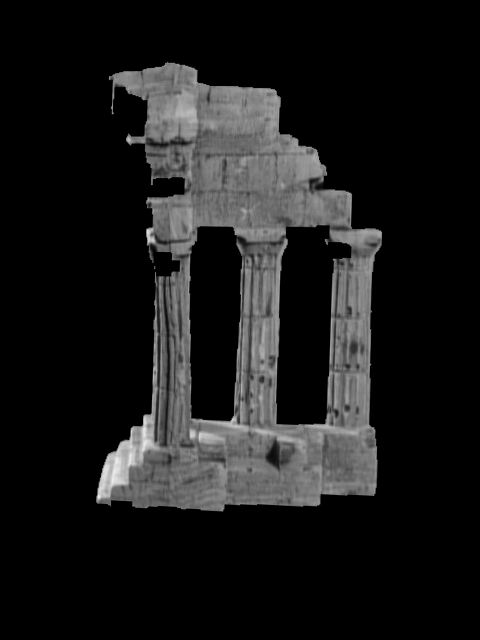
//> input picture test_blockmatchers/img_l_1.png, 480 x 640 px
$ ./stereoBM img_l_1.png img_r_2.png   (built with g++ and OpenCV 4, older OpenCV classes emulated)
//> lines starting //> are read from the running program, lines starting //| are printed output that depends on the picture
// g++ -ggdb `pkg-config --cflags opencv` -o `basename stereoBM.cpp .cpp` stereoBM.cpp `pkg-config --libs opencv`


#include "opencv2/core/core.hpp"
#include "opencv2/calib3d/calib3d.hpp"
#include <opencv2/highgui/highgui.hpp>
#include <opencv2/imgproc/imgproc.hpp>
#include "opencv2/contrib/contrib.hpp"
#include <stdio.h>
#include <string.h>
#include <iostream>
#include "opencv2/photo/photo.hpp"

using namespace cv;
using namespace std;

int window_size = 9;
int temp1;
int number_of_disparities = 90;
int temp2;
int pre_filter_size = 11;
int temp3;
int pre_filter_cap = 63;
int temp4;
int min_disparity = 30;
int temp5;
int texture_threshold = 4;
int temp6;
int uniqueness_ratio = 1;
int temp7;
int max_diff = 8;
float temp8;
int speckle_window_size = 0;
int temp9;
int smooth_kernel = 7;
int temp_smooth_kernel;
int smooth_sigma_color = 66;
int temp_smooth_sigma_color;
int smooth_sigma_space = 17;
int temp_smooth_sigma_space;

inline string type2str(int type) {
    string r;

    uchar depth = (uchar) (type & CV_MAT_DEPTH_MASK);
    uchar chans = (uchar) (1 + (type >> CV_CN_SHIFT));

    switch (depth) {
        case CV_8U:
            r = "8U";
            break;
        case CV_8S:
            r = "8S";
            break;
        case CV_16U:
            r = "16U";
            break;
        case CV_16S:
            r = "16S";
            break;
        case CV_32S:
            r = "32S";
            break;
        case CV_32F:
            r = "32F";
            break;
        case CV_64F:
            r = "64F";
            break;
        default:
            r = "User";
            break;
    }

    r += "C";
    r += (chans + '0');

    return r;
}

inline string infoMatrix(Mat& M) {
    std::ostringstream out;
    out << "Matrix: " << type2str( M.type() )<< " "<< M.rows << "x" << M.cols;
    return out.str();


}
int main(int argc, char *argv[]) {
    Mat img1, img2;
    Mat disp, disp8;
    Mat dispHeath;

    img1 = imread(argv[1]);
//> img1 is the input picture: 640 rows x 480 cols, CV_8UC3; min 0, max 235, mean 26.2
    img2 = imread(argv[2]);
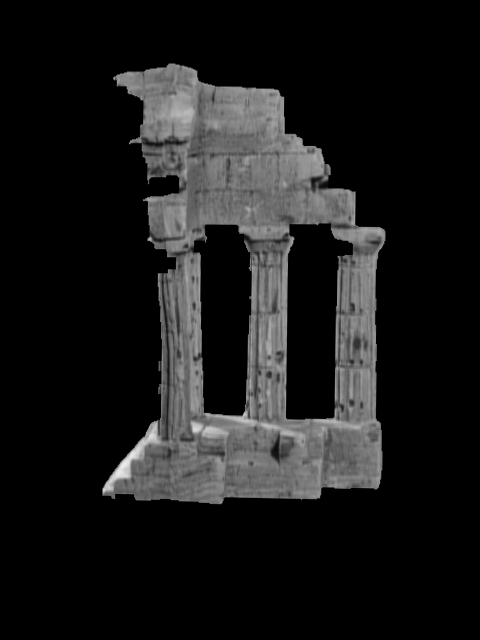
//> input picture test_blockmatchers/img_r_2.png, 480 x 640 px
//> img2 is the input picture: 640 rows x 480 cols, CV_8UC3; min 0, max 237, mean 25.9

    Mat g1(img1);
    Mat g2(img2);

    img1.convertTo(g1, CV_8UC1);
    img2.convertTo(g2, CV_8UC1);

    cvtColor(img1, g1, CV_BGR2GRAY);
    cvtColor(img2, g2, CV_BGR2GRAY);

    imshow("original", g1);
    std::cout << "dim 1" << g1.size()<< infoMatrix(g1)<< std::endl;
//| dim 1[480 x 640]Matrix: 8UC1 640x480
    std::cout << "dim 2" << g2.size()<< infoMatrix(g2)<<std::endl;
//| dim 2[480 x 640]Matrix: 8UC1 640x480

//    cvtColor(img1, g1, CV_BGR2GRAY);
//    cvtColor(img2, g2, CV_BGR2GRAY);
    int i1;
    int i2;
    int i3;
    int i4;
    int i5;
    int i6;
    int i7;
    int i8;
    int i9;
    int i10;
    int i11;
    int i12;

    namedWindow("disp");
    createTrackbar("WindowSize", "disp", &window_size, 255, NULL);
    createTrackbar("no_of_disparities", "disp", &number_of_disparities, 255, NULL);
    createTrackbar("min_disparity (NEGATIVE!)", "disp", &min_disparity, 60, NULL);
    createTrackbar("filter_size", "disp", &pre_filter_size, 255, NULL);
    createTrackbar("filter_cap", "disp", &pre_filter_cap, 63, NULL);
    createTrackbar("texture_thresh", "disp", &texture_threshold, 2000, NULL);
    createTrackbar("uniquness", "disp", &uniqueness_ratio, 30, NULL);
    createTrackbar("disp12MaxDiff", "disp", &max_diff, 100, NULL);
    createTrackbar("Speckle_Window", "disp", &speckle_window_size, 5000, NULL);

    createTrackbar("Smooth_Kernel", "disp", &smooth_kernel, 100, NULL);
    createTrackbar("Smooth_colorsize", "disp", &smooth_sigma_color, 500, NULL);
    createTrackbar("Smooth_sigmasize", "disp", &smooth_sigma_space, 500, NULL);

    while (1) {
        i1 = window_size;
        StereoBM sbm;
        if (i1 % 2 == 0 && i1 >= 7) {
            temp1 = i1 - 1;
            sbm.state->SADWindowSize = temp1;
        }
        if (i1 < 7) {
            temp1 = 7;
            sbm.state->SADWindowSize = temp1;
        }
        if (i1 % 2 != 0 && i1 >= 7) {
            temp1 = i1;
            sbm.state->SADWindowSize = temp1;
        }


        i2 = number_of_disparities;
        if (i2 % 16 != 0 && i2 > 16) {
            temp2 = i2 - i2 % 16;
            sbm.state->numberOfDisparities = temp2;
        }
        if (i2 % 16 == 0 && i2 > 16) {
            temp2 = i2;
            sbm.state->numberOfDisparities = temp2;
        }
        if (i2 <= 16) {
            temp2 = 16;
            sbm.state->numberOfDisparities = temp2;

        }


        i3 = pre_filter_size;
        if (i3 % 2 == 0 && i3 >= 7) {
            temp3 = i3 - 1;
            sbm.state->preFilterSize = temp3;
        }
        if (i3 < 7) {
            temp3 = 7;
            sbm.state->preFilterSize = temp3;

        }
        if (i3 % 2 != 0 && i3 >= 7) {
            temp3 = i3;
            sbm.state->preFilterSize = temp3;
        }


        i4 = pre_filter_cap;
        if (i4 > 0) {
            temp4 = i4;
            sbm.state->preFilterCap = temp4;
        }
        if (i4 == 0) {
            temp4 = 1;
            sbm.state->preFilterCap = temp4;
        }


        i5 = min_disparity;
        temp5 = -i5;
        sbm.state->minDisparity = temp5;


        i6 = texture_threshold;
        temp6 = i6;
        sbm.state->textureThreshold = temp6;


        i7 = uniqueness_ratio;
        temp7 = i7;
        sbm.state->uniquenessRatio = temp7;


        i8 = max_diff;
        temp8 = i8;//0.01*((float)i8);
        sbm.state->disp12MaxDiff = temp8;


        i9 = speckle_window_size;
        temp9 = i9;
        sbm.state->speckleWindowSize = temp9;


        sbm.state->speckleRange = 8;

        std::cout << "pre sbm "<< sbm.state->SADWindowSize << std::endl;

        sbm(g1, g2, disp, CV_32F);
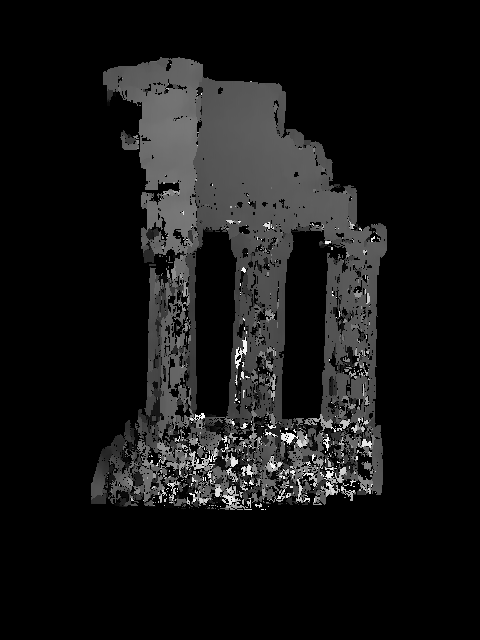
//> disp: 640 rows x 480 cols, CV_32FC1; min -31, max 49, mean -24.3; drawn with min black and max white
        std::cout << "post sbm "<< std::endl;
        imshow("left", img1);
        imshow("right", img2);
        //imshow("disp", disp8);

        // APPLY MORPH OPENING


        Mat disp_smooth;


        i10 = smooth_kernel;
        if (i10 == 0)
            temp_smooth_kernel = 1;

        else {
            if (i10 % 2 == 0)
                temp_smooth_kernel = i10 - 1;
            else
                temp_smooth_kernel = i10;

        }


        i11 = smooth_sigma_color;
        temp_smooth_sigma_color = i11;
        i12 = smooth_sigma_space;
        temp_smooth_sigma_space = i12;

        // APPLY BILATERAL SMOOTHING
//		cv::bilateralFilter ( disp, disp_smooth, temp_smooth_kernel, temp_smooth_sigma_color, temp_smooth_sigma_space );			// size sigmacolor sigmaspace
//		normalize(disp_smooth, disp8, 0, 255, CV_MINMAX, CV_8U);
//		imshow("disp", disp8);

        // APPLY ADAPTIVE BILATERAL
        normalize(disp, disp8, 0, 255, CV_MINMAX, CV_8U);
//> (the run ends here: the program needs code that is not available in this run, at `cv::adaptiveBilateralFilter(disp8, disp_smooth, cv::Size(temp_smooth_k..`)
